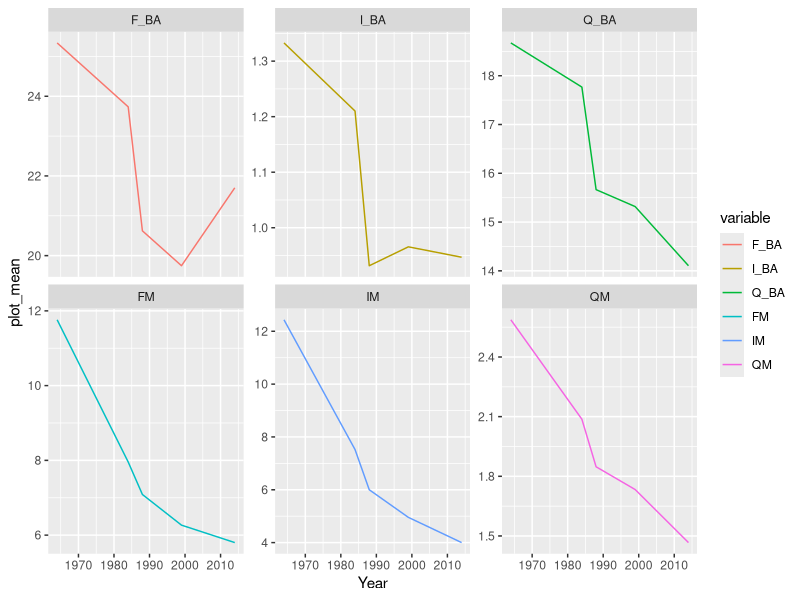
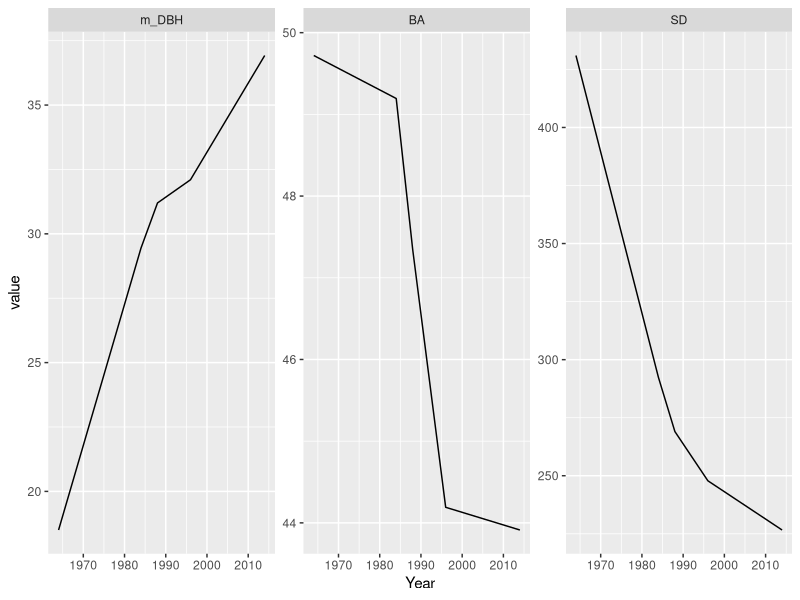
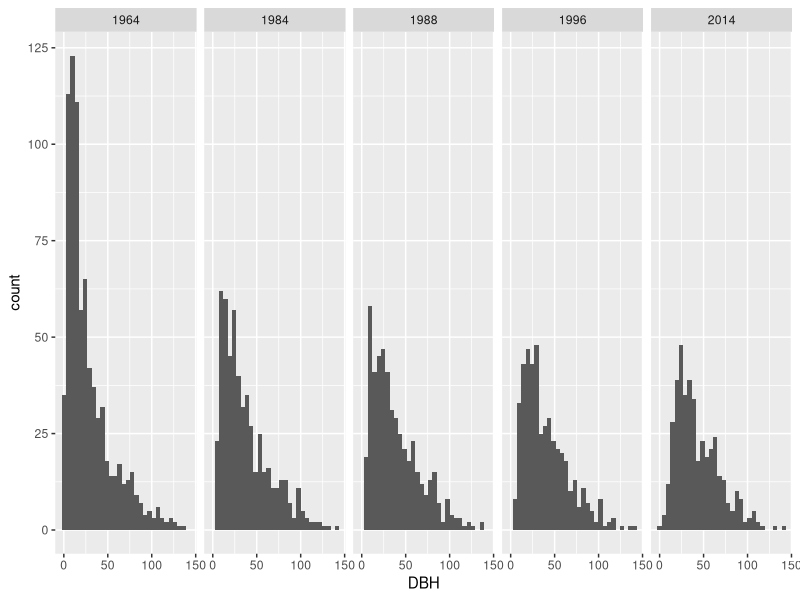

R code for these plots, in order:
#this script calculates changes in the basal area, stem density, mean tree size etc. of the Denny wood plots 

library(plyr)
library(reshape)
library(ggplot2)


#load in data on BA and SD
BA<-read.csv("Data/Denny_plots.csv")
BA_clean<-BA[-c(6:8,12:ncol(BA))]
BA_clean<-subset(BA_clean,Block<=50)
BA_melt<-melt(BA_clean,id.vars =c("Block","Year"))
BA_melt$Year<-ifelse(BA_melt$Year==1996,1999,BA_melt$Year)

BA_summary<-ddply(BA_melt,.(Year,variable),summarise,sum_value=(sum(value)),Plot_no=length(Block))
BA_summary<-ddply(BA_summary,.(Year,variable),transform,plot_mean=sum_value/Plot_no)


ggplot(data=BA_summary,aes(x=Year,y=plot_mean,colour=variable))+geom_line()+facet_wrap(~variable,scales = "free_y")

#load in tree data


Trees<-read.csv("Data/Denny_trees_cleaned.csv")
Trees<-subset(Trees,Block<51&Year>1960)
Trees<-subset(Trees,Species=="Q"|Species=="F")

head(Trees)

Trees_summary<-ddply(Trees,.(Year),summarise,m_DBH=median(DBH),BA=(sum((DBH/200)^2)*3.142)/1.84,SD=length(DBH)/1.84)
Trees_melt<-melt(Trees_summary,id.vars = c("Year"))


2*(sqrt(((3000/10000)/3.142)))


(2*(sqrt(3000/3.142)))/100


ggplot(Trees_melt,aes(x=Year,y=value))+geom_line()+facet_wrap(~variable,scales = "free")


ggplot(Trees,aes(x=DBH))+geom_histogram()+facet_grid(~Year)
